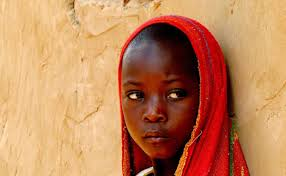
#> input picture Desktop - Copy/dip mini project/girl.jpg, 286 x 176 px
$ python -i cartoonizer.py   (imports and definitions only)
#> lines starting #> are read from the running program, lines starting #| are printed output that depends on the picture; after the words box and inside, x2 and y2 are one past the last pixel; in counts of white or black regions, pixels touching at a corner belong together
# cartoonizer.py

import cv2
import numpy as np
import matplotlib.pyplot as plt


def load_image(path, size=(800, 800)):
#> called with path = 'girl.jpg', size = (800, 800)
    img = cv2.imread(path)
#> img is the input picture: shape (176, 286, 3); mean B, G, R 92.1, 132.6, 193.2
    img = cv2.resize(img, size)
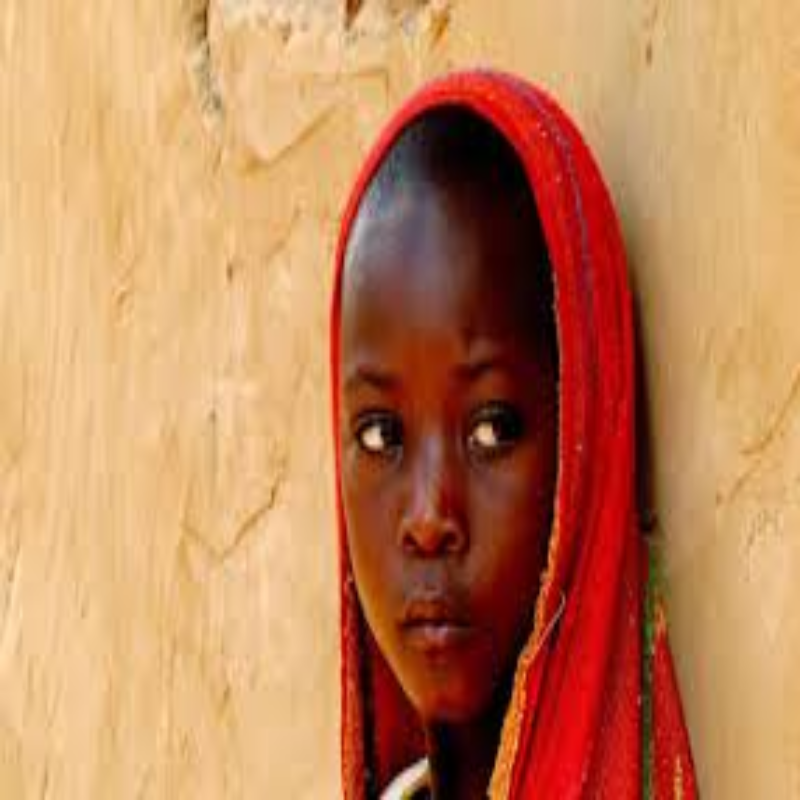
#> img: shape (800, 800, 3); mean B, G, R 92, 132.5, 193.1
    img_rgb = cv2.cvtColor(img, cv2.COLOR_BGR2RGB)
    return img_rgb


def apply_bilateral_filter(img):
    return cv2.bilateralFilter(img, d=9, sigmaColor=75, sigmaSpace=75)
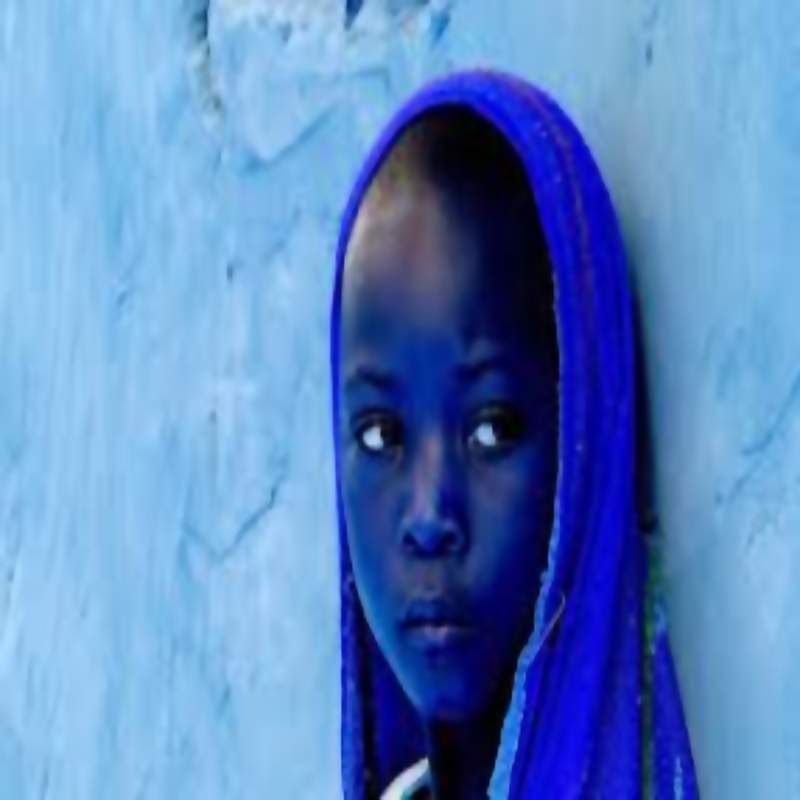
#> returned value: shape (800, 800, 3); mean of channels 0, 1, 2 193.1, 132.5, 92; drawn as B, G, R


def color_quantization(img, k=8):
#> called with k = 8
    img_data = np.float32(img).reshape((-1, 3))
    criteria = (cv2.TERM_CRITERIA_EPS + cv2.TERM_CRITERIA_MAX_ITER, 20, 1.0)
    _, labels, centers = cv2.kmeans(
        img_data, k, None, criteria, 10, cv2.KMEANS_RANDOM_CENTERS)
#> centers = [[111, 22.72, 10.17], [223.9, 178.9, 119.6], [40.6, 6.82, 5.37], [238.7, 195.4, 140.9], [182.8, 14.76, 12.54], [126.4, 73.19, 50.25], [179.2, 136.3, 92.39], [201.4, 80.5, 42.68]]
    centers = np.uint8(centers)
#> centers = [[111, 22, 10], [223, 178, 119], [40, 6, 5], [238, 195, 140], [182, 14, 12], [126, 73, 50], [179, 136, 92], [201, 80, 42]]
    quantized = centers[labels.flatten()].reshape(img.shape)
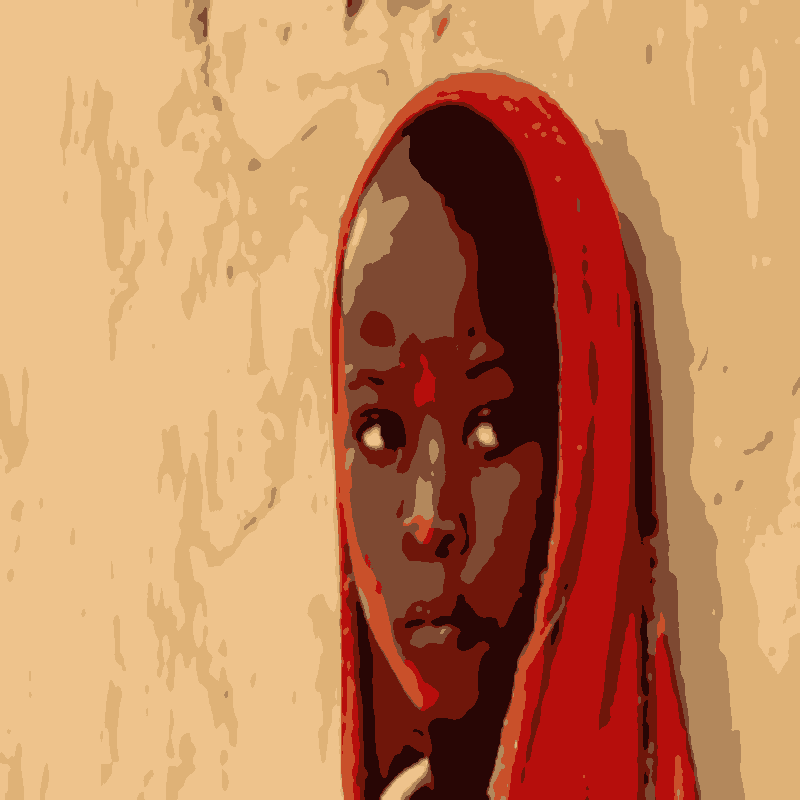
#> quantized: shape (800, 800, 3); mean R, G, B 192.4, 131.9, 91.4
    return quantized


def detect_edges(img):
    gray = cv2.cvtColor(img, cv2.COLOR_RGB2GRAY)
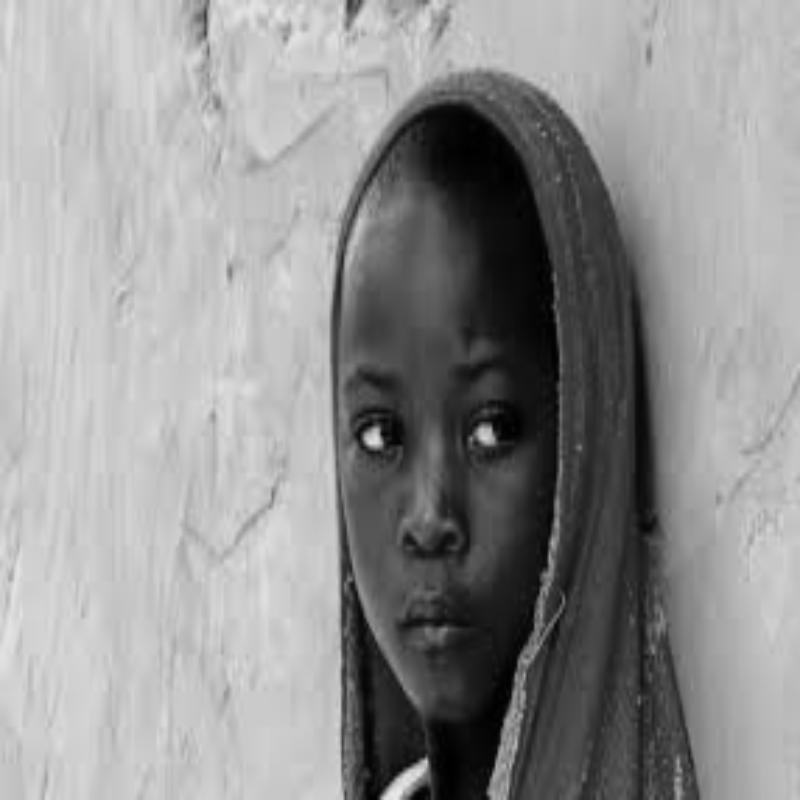
#> gray: shape (800, 800); min 0, max 233, mean 146
    blurred = cv2.medianBlur(gray, 5)
    edges = cv2.adaptiveThreshold(blurred, 255,
                                  cv2.ADAPTIVE_THRESH_MEAN_C,
                                  cv2.THRESH_BINARY, 9, 10)
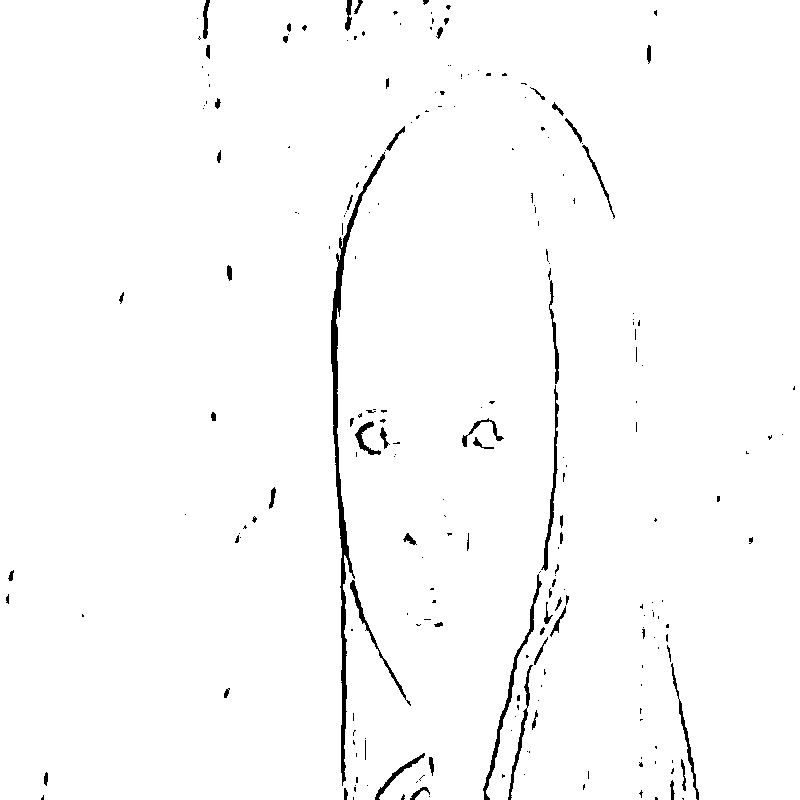
#> edges: shape (800, 800); 98.3% white; 233 black regions (169 under 20 px), largest, box (x1, y1, x2, y2) and area: (331, 152, 385, 786) 3162, (483, 574, 542, 800) 844, (541, 385, 559, 571) 596
    return edges


def combine_effects(color_img, edges):
    edges_colored = cv2.cvtColor(edges, cv2.COLOR_GRAY2RGB)
    cartoon = cv2.bitwise_and(color_img, edges_colored)
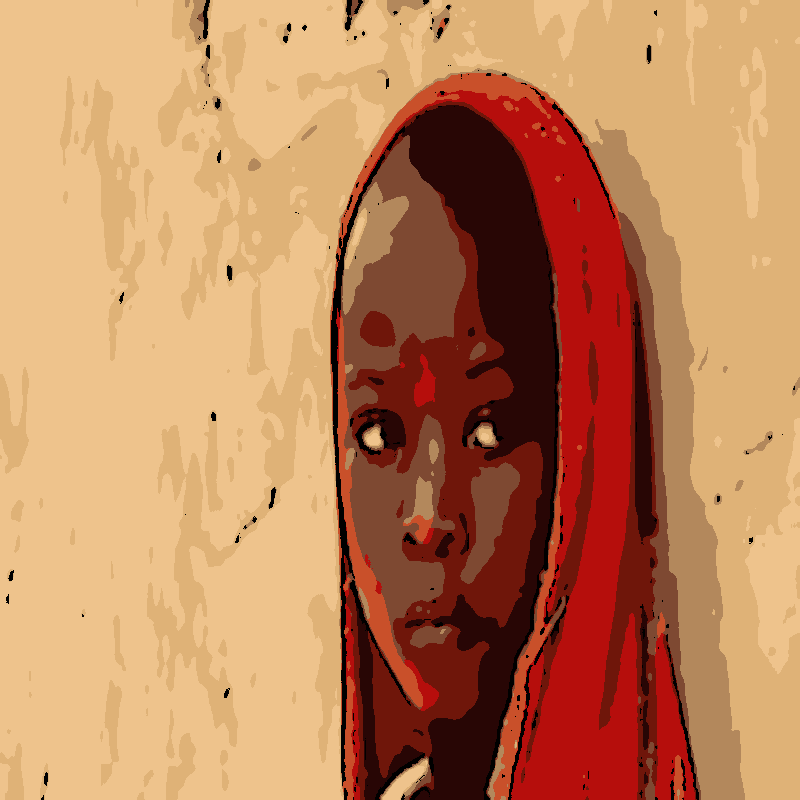
#> cartoon: shape (800, 800, 3); mean R, G, B 190.3, 131.2, 91
    return cartoon


def cartoonize_image(image_path):
    original = load_image(image_path)
    smoothed = apply_bilateral_filter(original)
    quantized = color_quantization(smoothed)
    edges = detect_edges(original)
    cartoon = combine_effects(quantized, edges)

    return original, cartoon

>>> result = cartoonize_image('girl.jpg')
